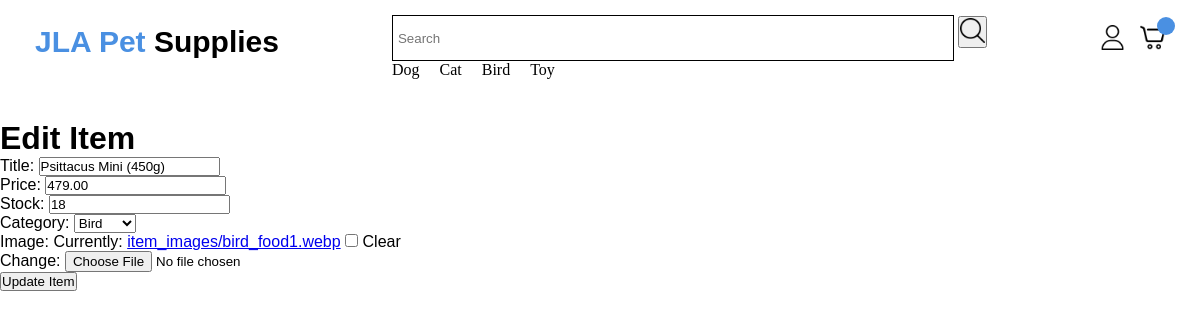
Page /item/17/edit/ on the committed database.
### app/models.py (models this page shows, shortened)
class Item(models.Model):
    seller = models.ForeignKey(User, on_delete=models.CASCADE, null=True)
    category = models.ForeignKey(Category, related_name='item', on_delete=models.CASCADE, null=True, blank=True)
    title = models.CharField(max_length=100)
    price = models.DecimalField(max_digits=10, decimal_places=2)
    stock = models.PositiveIntegerField(default=0)
    image = models.ImageField(upload_to='item_images/', null=True, blank=True)

### app/views.py (the view, shortened to what this page needs)
# urls.py: path('item/<int:pk>/edit/', ItemEditView.as_view(), name='item_edit'),
class ItemEditView(UpdateView):
    model = Item
    fields = ['title', 'price', 'stock', 'category', 'image']
    template_name = 'app/item_edit.html'
    success_url = reverse_lazy('shop')

### app/models.py (called while the page is built)
    def __str__(self):
        return self.name

### app/templates/app/item_edit.html (shortened to what this page needs)
{% extends 'app/base.html' %}
{% load static %}
{% block content %}
<div class="itemeditpage">
<h1>Edit Item</h1>
<form method="POST" enctype="multipart/form-data">
    {{ form.as_p }}
    <button type="submit">Update Item</button>
</form>
</div>
{% endblock content %}

### static/css/style.css (style rules this page uses)
* { margin: 0; padding: 0; }
html { width: 100%; font-family: sans-serif; font-size: 10px; scroll-behavior: smooth; }
body { background-color: white; color: black; font-size: 1.6rem; }
.itemeditpage { padding-top: 120px; }

### rows in the picture
Item: title "Psittacus Mini (450g)", price "479.00", stock "18", category "Bird"
